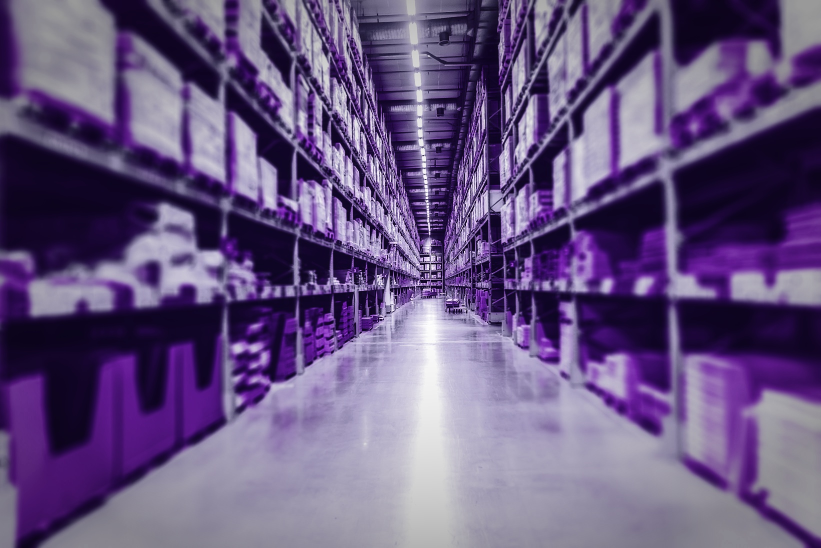
#> input picture Release/Machine Learning Studio/_internal/assets/DataSets/Clustering/D20_wholesale_customers.jpg, 1642 x 1095 px (shown at 1/2 size)
$ python -i HomeModule.py   (imports and definitions only)
#> lines starting #> are read from the running program, lines starting #| are printed output that depends on the picture
#> further down, picture is the input picture: PIL image 1642x1095 RGB; mean R, G, B 103, 84.5, 128
### UserInterfaceLayer/Theme.py
import json
from pathlib import Path

FONT = "Poppins"          # اگر نصب نیست: "Segoe UI"
SETTINGS_FILE = Path(__file__).resolve().parent.parent / "settings.json"

PALETTES = {
    "light": {
        "title": "#2b1450", "accent": "#c9578f", "body": "#555062",
        "hdr": ("#261444", "#37226a"), "ftr": ("#2f1a49", "#482659"),
        "foot_sep": "#6d5585", "foot_label": "#d9c9e6",
        "pill": "#c9b6f2", "pill_text": "#3a1d63",
        "card_cols": ["#efe9fa", "#fbe9ef", "#f1ebfa", "#fbeaf1"], "card_end": "#ffffff",
        "card_alpha": 215, "card_border": ("#ffffff", 200),
        "shadow_rgb": (78, 35, 120), "shadow_a": 70,
        "dlg_bg": "#faf5fd", "dlg_title": "#2b1450", "dlg_text": "#555062",
        "link": "#c9578f", "link_hover": "#a3305f",
        "btn_bg": "#a3305f", "btn_hover": "#c23f78", "btn_fg": "#ffffff",
        "sw_on": "#a3305f", "sw_off": "#cbbfe0", "row_bg": "#efe9fa",
    },
    "dark": {
        "title": "#f5efff", "accent": "#e07fb5", "body": "#c9bddb",
        "hdr": ("#0f081e", "#1a1030"), "ftr": ("#170d2a", "#2a1745"),
        "foot_sep": "#4a3566", "foot_label": "#b9a8d0",
        "pill": "#8e6be8", "pill_text": "#ffffff",
        "card_cols": ["#2a1a47", "#3a1b42", "#271a45", "#391c44"], "card_end": "#1b1030",
        "card_alpha": 235, "card_border": ("#7d5bc0", 110),
        "shadow_rgb": (0, 0, 0), "shadow_a": 110,
        "dlg_bg": "#1a1030", "dlg_title": "#f5efff", "dlg_text": "#c9bddb",
        "link": "#e07fb5", "link_hover": "#f3b3d3",
        "btn_bg": "#a3305f", "btn_hover": "#c23f78", "btn_fg": "#ffffff",
        "sw_on": "#c9578f", "sw_off": "#4a3566", "row_bg": "#2a1a47",
    },
}


class ThemeManager:
    def __init__(self):
        self.name = "light"
        self._listeners = []
        try:
            saved = json.loads(SETTINGS_FILE.read_text(encoding="utf-8")).get("theme")
            if saved in PALETTES:
                self.name = saved
        except Exception:
            pass

    def c(self, key):
        return PALETTES[self.name][key]

    # [10 lines left out: function set, not called in this run]

    def subscribe(self, cb):
        self._listeners.append(cb)

    def unsubscribe(self, cb):
        if cb in self._listeners:
            self._listeners.remove(cb)


theme = ThemeManager()

### UserInterfaceLayer/HomeModule.py
import tkinter as tk
import tkinter.font as tkfont
from pathlib import Path
from PIL import Image, ImageTk, ImageDraw, ImageFilter

from UserInterfaceLayer.Theme import theme, FONT

BASE = Path(__file__).resolve().parent.parent
ICONS = BASE / "assets" / "icons"
BG_PATH = BASE / "assets" / "page_images" / "home_background.png"
BG_DARK_PATH = BASE / "assets" / "page_images" / "home_background_dark.png"   # اختیاری (کیفیت بهتر)

# ---- تنظیمات چیدمان (واحد: پیکسل طراحی ۱۶۷۲×۹۴۱) ----
HDR_TOP = 6
HDR_H = 82
HDR_CY = HDR_TOP + HDR_H // 2
HERO_DY = -75
FOOTER_CY = 870
FOOTER_GAP = 18
FOOTER_ICON = 44
HOVER_ALPHA = 70


def _rgb(h):
    return tuple(int(h[i:i + 2], 16) for i in (1, 3, 5))


def make_dark(img):
    """نسخهٔ تیرهٔ پس‌زمینه: فقط پس‌زمینهٔ روشن تیره می‌شود، بدون حلقهٔ مشکی دور اجسام."""
    try:
        import numpy as np
    except ImportError:
        from PIL import ImageEnhance
        return ImageEnhance.Brightness(img.convert("RGB")).enhance(0.35).convert("RGBA")

    rgb = img.convert("RGB")
    arr = np.asarray(rgb, dtype=np.float32) / 255
    lum = arr @ np.array([.299, .587, .114], dtype=np.float32)
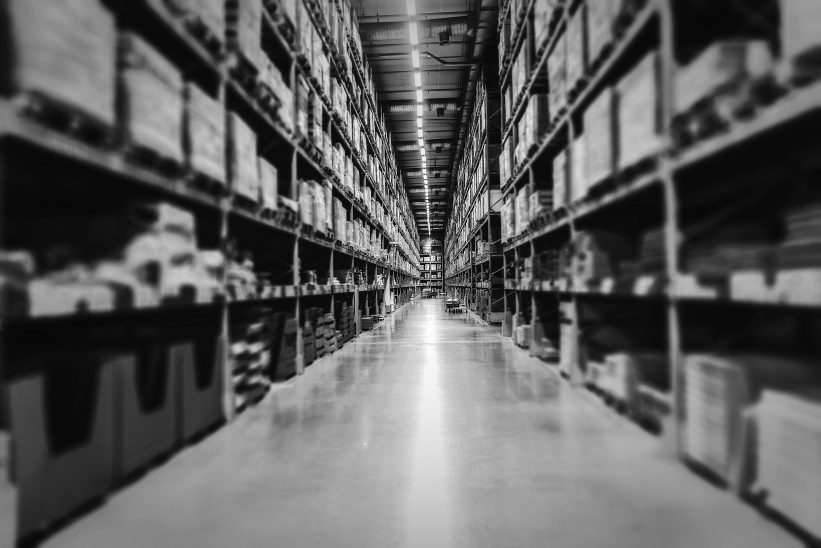
#> lum: shape (1095, 1642) float32 (shown at 1/2 size); min 0.0193, max 1, mean 0.372
    mx, mn = arr.max(2), arr.min(2)
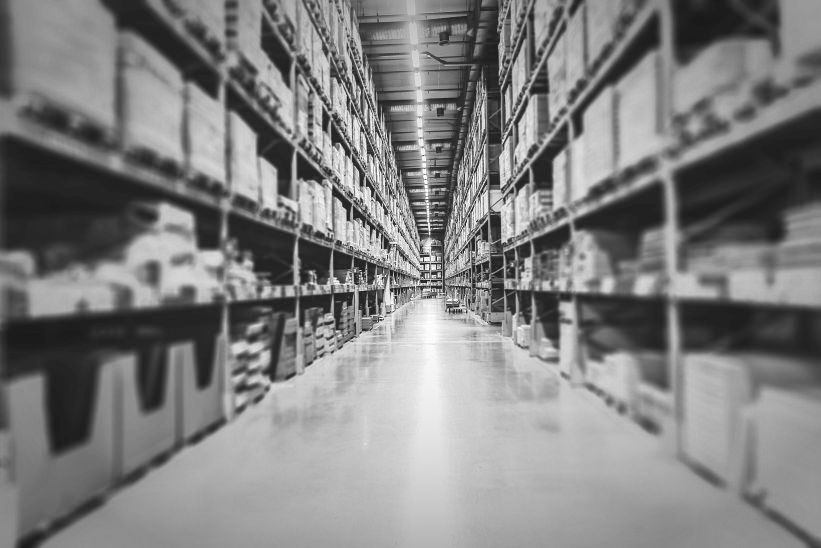
#> mx: shape (1095, 1642) float32 (shown at 1/2 size); min 0.0745, max 1, mean 0.502
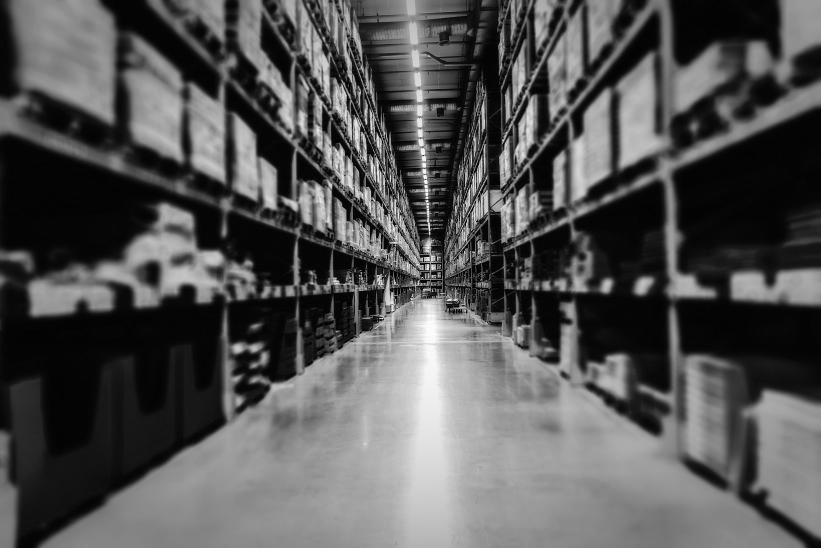
#> mn: shape (1095, 1642) float32 (shown at 1/2 size); min 0, max 1, mean 0.331
    sat = (mx - mn) / (mx + 1e-6)
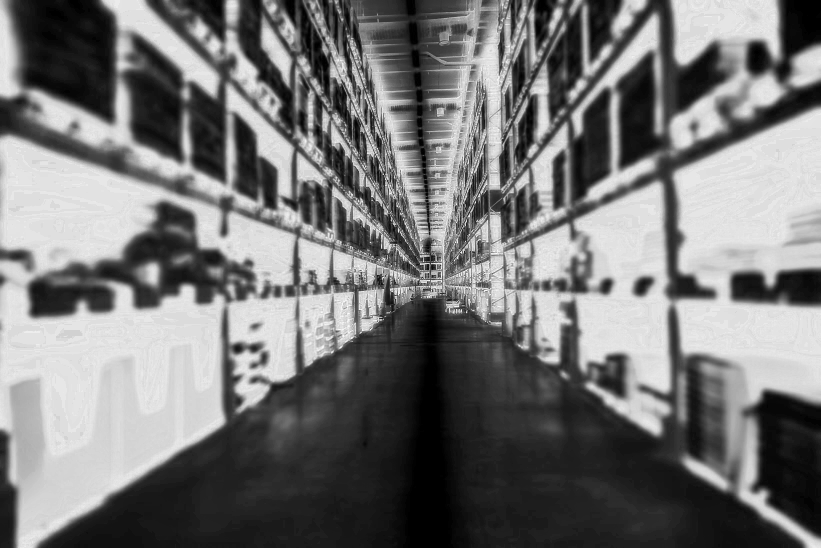
#> sat: shape (1095, 1642) float32 (shown at 1/2 size); min 0, max 1, mean 0.464

    # وزن «پس‌زمینهٔ روشن»
    w = np.clip((lum - .78) / .18, 0, 1) * np.clip(1 - sat * 1.6, 0, 1)
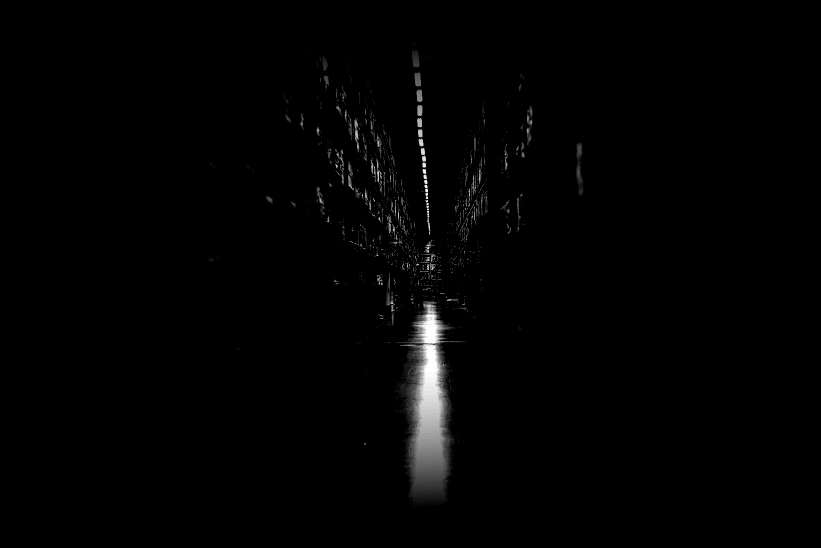
#> w: shape (1095, 1642) float32 (shown at 1/2 size); min 0, max 1, mean 0.0113

    # فرسایش + محو: وزن از لبهٔ اجسام فاصله می‌گیرد تا دور مغز و پنل‌ها حلقهٔ سیاه نماند
    W, H = rgb.size
#> W = 1642; H = 1095
    wm = Image.fromarray((w * 255).astype("uint8"), "L")
    small = wm.resize((W // 2, H // 2), Image.BILINEAR)
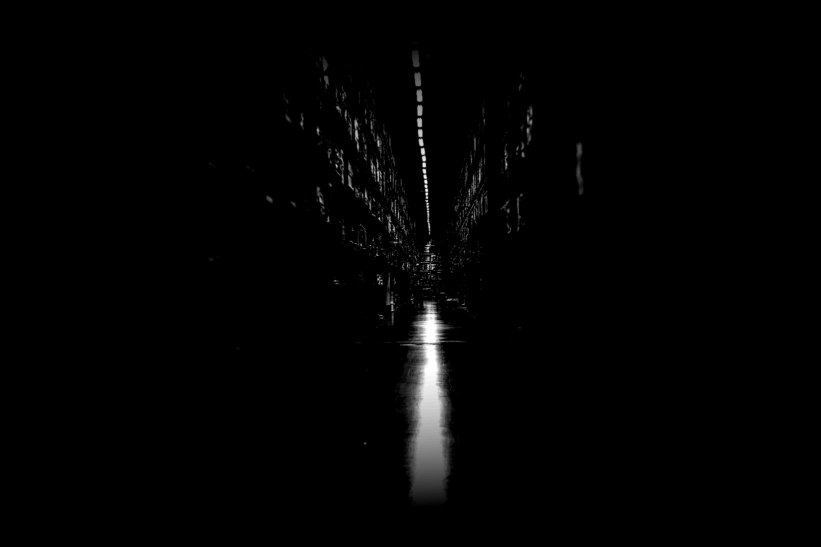
#> small: PIL image 821x547 L; min 0, max 255, mean 2.9
    small = small.filter(ImageFilter.MinFilter(7)).filter(ImageFilter.GaussianBlur(3.5))
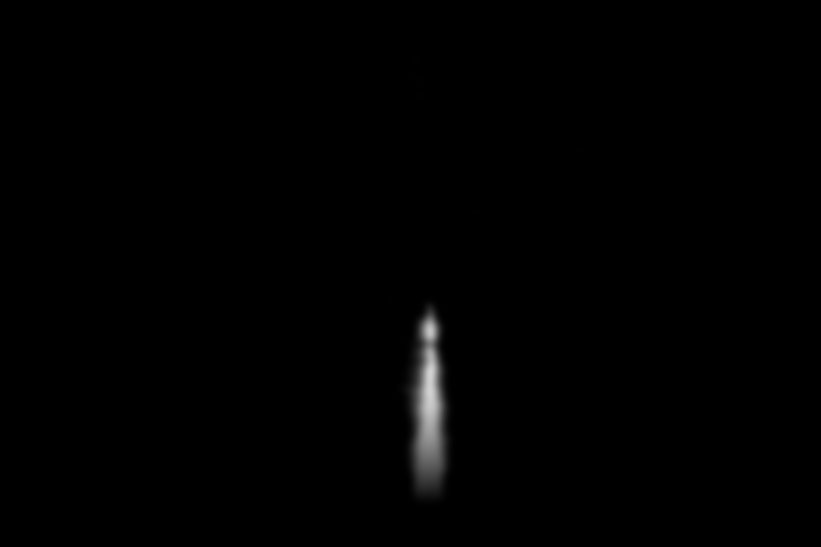
#> small: PIL image 821x547 L; min 0, max 211, mean 1.3
    wm = small.resize((W, H), Image.LANCZOS)
    w = np.asarray(wm, dtype=np.float32) / 255

    yy = np.linspace(0, 1, H, dtype=np.float32)[:, None, None]
#> yy = 1095 values from 0 to 1
    dark = np.array([.09, .05, .17], dtype=np.float32) * (1 - yy) + np.array([.15, .08, .26], dtype=np.float32) * yy
    res = (arr * (1 - w[..., None]) + dark * w[..., None]) * 0.92
    return Image.fromarray((np.clip(res, 0, 1) * 255).astype("uint8")).convert("RGBA")


class HomeModule(tk.Canvas):
    # [11 lines left out: function __init__, not called in this run]

    # ---------- ابزارها ----------
    def s(self, v):
        return int(round(v * self.k))

    # [82 lines left out: functions _bg_photo, icon, panel, rounded, glow, not called in this run]

    def text(self, x, y, txt, size, color, bold=False, anchor="w", tags=()):
        return self.create_text(self.s(x), self.s(y), text=txt, anchor=anchor, fill=color, tags=tags,
                                font=(FONT, -self.s(size), "bold" if bold else "normal"))

    def text_width(self, txt, size, bold=False):
        f = tkfont.Font(family=FONT, size=-self.s(size), weight="bold" if bold else "normal")
        return f.measure(txt) / self.k

    # [6 lines left out: function row, not called in this run]

    def pic(self, x, y, name, size, tags=(), crop=False):
        return self.create_image(self.s(x), self.s(y), image=self.icon(name, size, crop), tags=tags)

    def hover(self, tag, enter=None, leave=None):
        self.tag_bind(tag, "<Enter>", lambda e: (self.config(cursor="hand2"), enter and enter()))
        self.tag_bind(tag, "<Leave>", lambda e: (self.config(cursor=""), leave and leave()))

    # [96 lines left out: functions nav_hover, _build, _panels, _navbar, _hero, _cards and 1 more, not called in this run]

>>> from PIL import Image
>>> picture = Image.open('../Release/Machine Learning Studio/_internal/assets/DataSets/Clustering/D20_wholesale_customers.jpg')
>>> result = make_dark(picture)

$ run again, on Release/Machine Learning Studio/_internal/assets/DataSets/Clustering/D21_travel_reviews.jpg
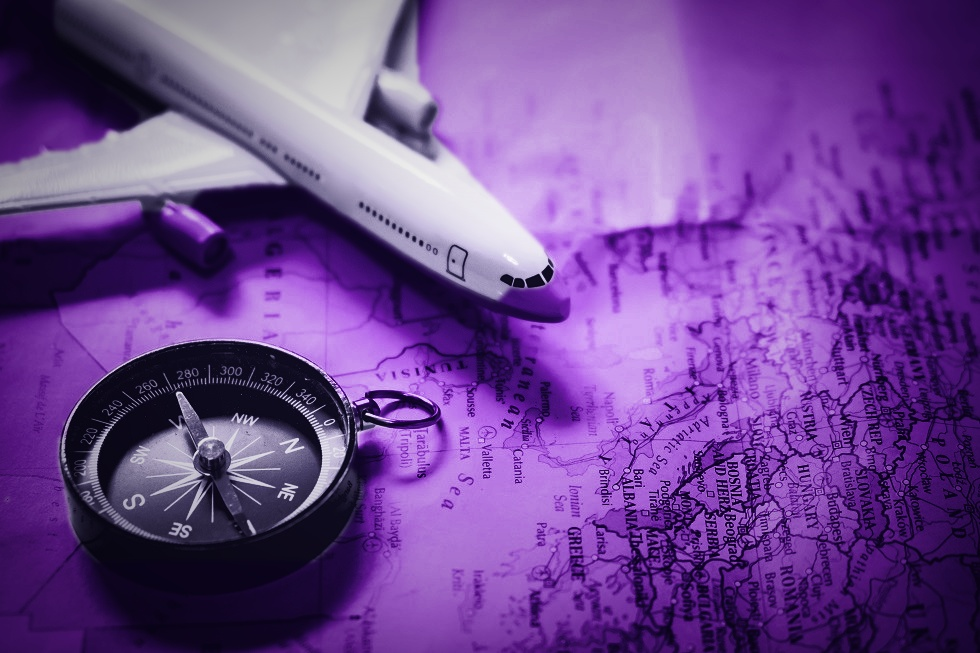
#> input picture Release/Machine Learning Studio/_internal/assets/DataSets/Clustering/D21_travel_reviews.jpg, 980 x 653 px
#> picture is the input picture: PIL image 980x653 RGB; mean R, G, B 110.4, 70, 144.1
#> in make_dark, `small = small.filter(ImageFilter.MinFilter(7)).filter(ImageFilter.Gaus..`:
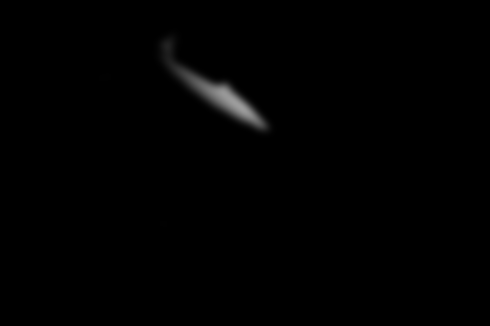
#> small: PIL image 490x326 L; min 0, max 157, mean 1.3
#> in make_dark, `res = (arr * (1 - w[..., None]) + dark * w[..., None]) * 0.92`:
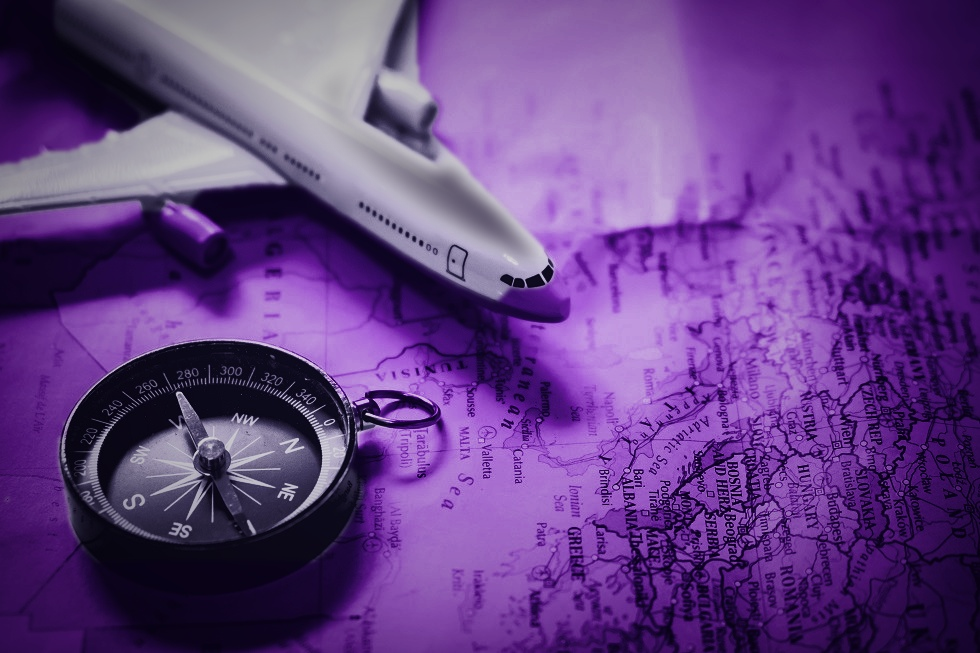
#> res: shape (653, 980, 3) float32; mean R, G, B 0.395, 0.248, 0.516
